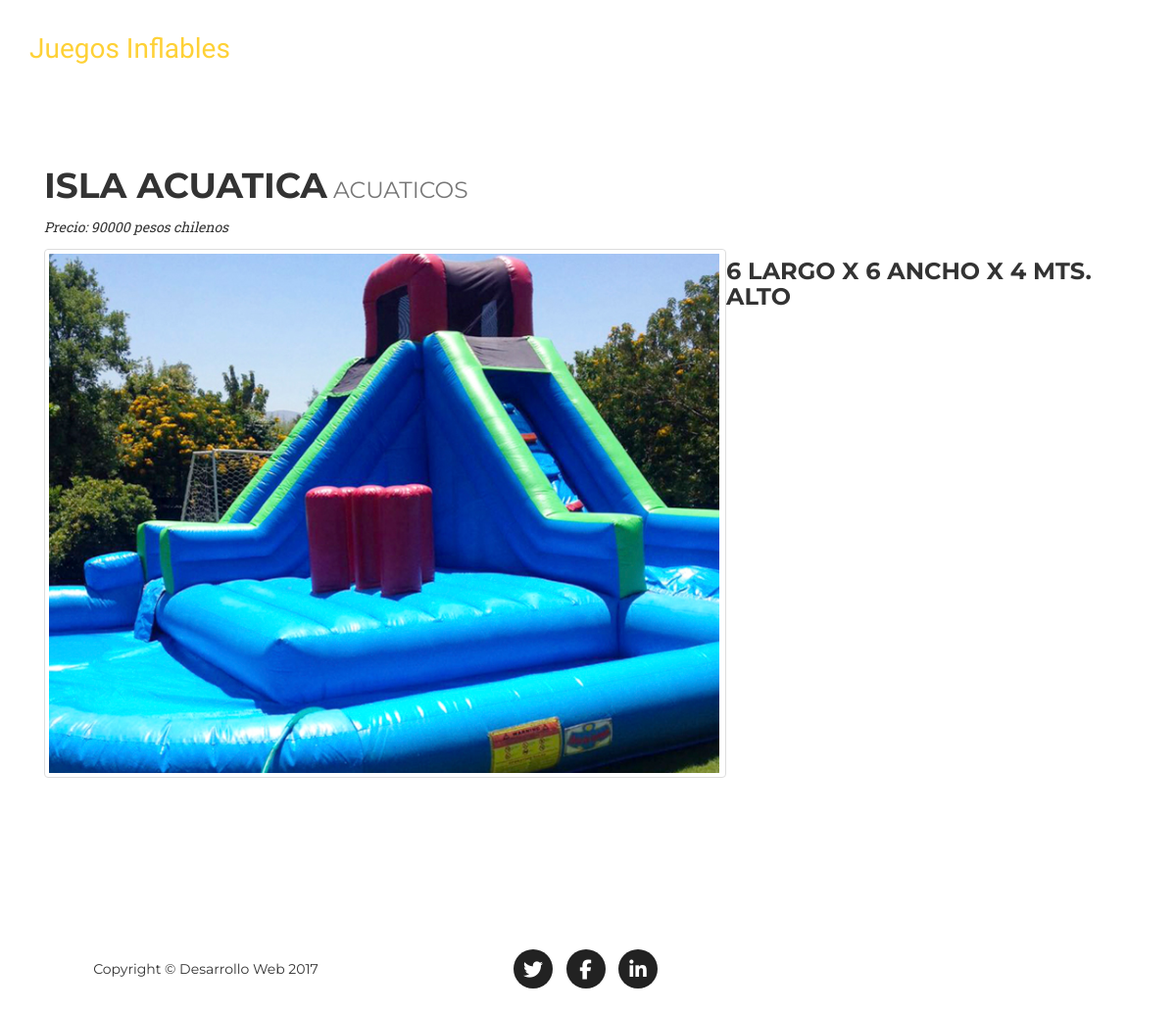
The app's page /noticia/edit/4 with its own data.
### juegos/models.py (models this page shows, shortened)
class JuegosInflables(models.Model):
    name = models.CharField(max_length=20)
    precio = models.IntegerField()
    indicaciones = models.TextField()
    duracion = models.CharField(max_length=20)
    foto=models.ImageField()
    category = models.ForeignKey(Category)
    sort_order = models.IntegerField()
    created = models.DateTimeField(auto_now_add=True)
    modified = models.DateTimeField(auto_now=True)

class Category(models.Model):
    name = models.CharField(max_length=144)
    sort_order = models.IntegerField()
    created = models.DateTimeField(auto_now_add=True)
    modified = models.DateTimeField(auto_now=True)

### juegos/views.py (the view)
# urls.py: url(r'^edit/(?P<pk>\d+)$', views.noticia_update, name='noticia_edit'),
def noticia_update(request, pk) :
    data = {}
    data['object_list'] = JuegosInflables.objects.filter(pk=pk)
    template_name = 'noticia/noticia_detalle.html'
    return render(request, template_name, data)

### templates/noticia/noticia_detalle.html (shortened to what this page needs)
{% extends 'home.html' %}
{% block content %}
{% load staticfiles %}
  <section>
    <div class="container">
      <div class="col-lg-12">
      {% for juegosinflables in object_list|slice:":1" %}
        <h1>{{juegosinflables.name}}<small> {{juegosinflables.category.name}}</small></h1>
        <p><em>Precio: {{juegosinflables.precio}} pesos chilenos</em></p>
        <img src="{{ juegosinflables.foto.url }}" alt="" class="img-responsive img-thumbnail pull-left img-margin-right">
        <h3>{{juegosinflables.indicaciones}}</h3>
        {% endfor %}
      </div>
    </div>
  </section>
  {% endblock %}

### static/css/stylo.css (style rules this page uses)
body { overflow-x: hidden; font-family: "Roboto Slab", "Helvetica Neue", Helvetica, Arial, sans-serif; }
p { font-size: 14px; line-height: 1.75; }
h1, h2, h3, h4, h5, h6 { font-family: "Montserrat", "Helvetica Neue", Helvetica, Arial, sans-serif; text-transform: uppercase; font-weight: 700; }
section { padding: 100px 0; }
@media (min-width: 768px) { section { padding: 150px 0; } }
body { webkit-tap-highlight-color: #fed136; }

### records on screen
JuegosInflables: name "ISLA ACUATICA", category.name "ACUATICOS", precio "90000", foto (picture), indicaciones "6 LARGO X 6 ANCHO X 4 MTS. ALTO"
